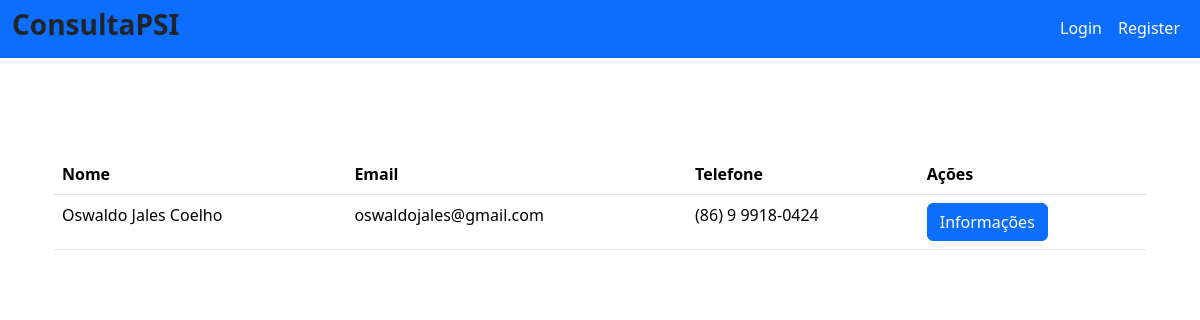
Page /psi/recovery on the earlier database version.
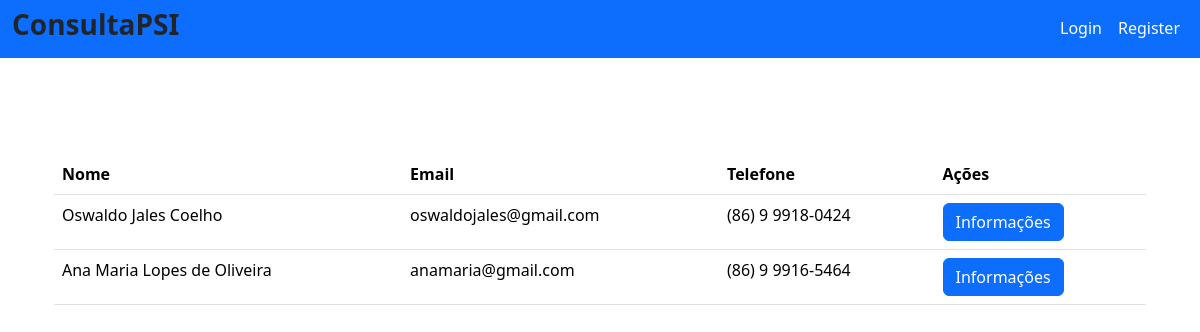
Same page on the later database version.
### database/models/user_model.py (models this page shows, shortened)
class User(db.Model, UserMixin):
    __tablename__ = "user"
    id = db.Column('id', db.Integer, primary_key=True)
    nome = db.Column('nome', db.String(150))
    sobrenome = db.Column('sobrenome', db.String(150))
    crp = db.Column('crp', db.String(20))
    abordagem = db.Column('abordagem', db.String(50))
    email = db.Column('email', db.String(50), unique=True)
    telefone = db.Column('telefone', db.String(15), unique=True, nullable=False)
    login = db.Column('login', db.String(50), unique=True, nullable=False)
    senha = db.Column('senha', db.String(550), nullable=False)
    tipo = db.Column('tipo', db.String(25), nullable=False, default="none")

### routes/psi.py (the view)
@blueprint_psi.route('/recovery')
def recovery():
    psis, error = PsiService.get_all_psis()
    if error:
        flash(error)
        return render_template('psi_recovery.html', psi=[])
    return render_template('psi_recovery.html', psi=psis)

### main.py (called while the page is built)
@app.template_filter('format_phone')
def format_phone(phone):
    return f"({phone[:2]}) {phone[2]} {phone[3:7]}-{phone[7:]}"

### service/psi_service.py (called while the page is built)
    @staticmethod
    def serialize_psi(psi):
        return {
            "id": psi.id,
            "nome": psi.nome,
            "sobrenome": psi.sobrenome,
            "crp": psi.crp,
            "abordagem": psi.abordagem,
            "email": psi.email,
            "telefone": psi.telefone,
            "login": psi.login,
            "tipo": psi.tipo
        }

    @staticmethod
    def get_all_psis(id=None):
        try:
            if id:
                psi = User.query.filter_by(id=id, tipo="psicólogo").first()
                if psi:
                    return PsiService.serialize_psi(psi), None
                else:
                    return None, "Psicólogo não encontrado"
            else:
                psis = User.query.filter_by(tipo="psicólogo").all()
                serialized_psis = [PsiService.serialize_psi(psi) for psi in psis]
                return serialized_psis, None
        except Exception as e:
            return None, str(e)

### templates/psi_recovery.html (shortened to what this page needs)
{% extends 'base.html' %}
{% block conteudo %}
<div class="container">
  <br>
  <br>
  <table class="table">
    <thead>
      <tr>
        <th scope="col">Nome</th>
        <th scope="col">Email</th>
        <th scope="col">Telefone</th>
        <th scope="col">Ações</th>
      </tr>
    </thead>
    <tbody>
      {% for psi in psi %}
      <tr>
        <td>{{psi.nome}} {{psi.sobrenome}}</td>
        <td>{{psi.email}}</td>
        <td>{{psi.telefone| format_phone }}</td>
        <td>
          <a type="button" class="btn btn-primary" data-bs-toggle="modal" data-bs-target="#infoModal{{psi.id}}">Informações</a>
        </td>
      </tr>
      {% endfor %}
    </tbody>
  </table>
</div>
{% endblock %}

Differences in the rows shown:
now on this page (row edited): User: nome "Ana Maria", sobrenome "Lopes de Oliveira", email "anamaria@gmail.com", telefone "(86) 9 9916-5464"
